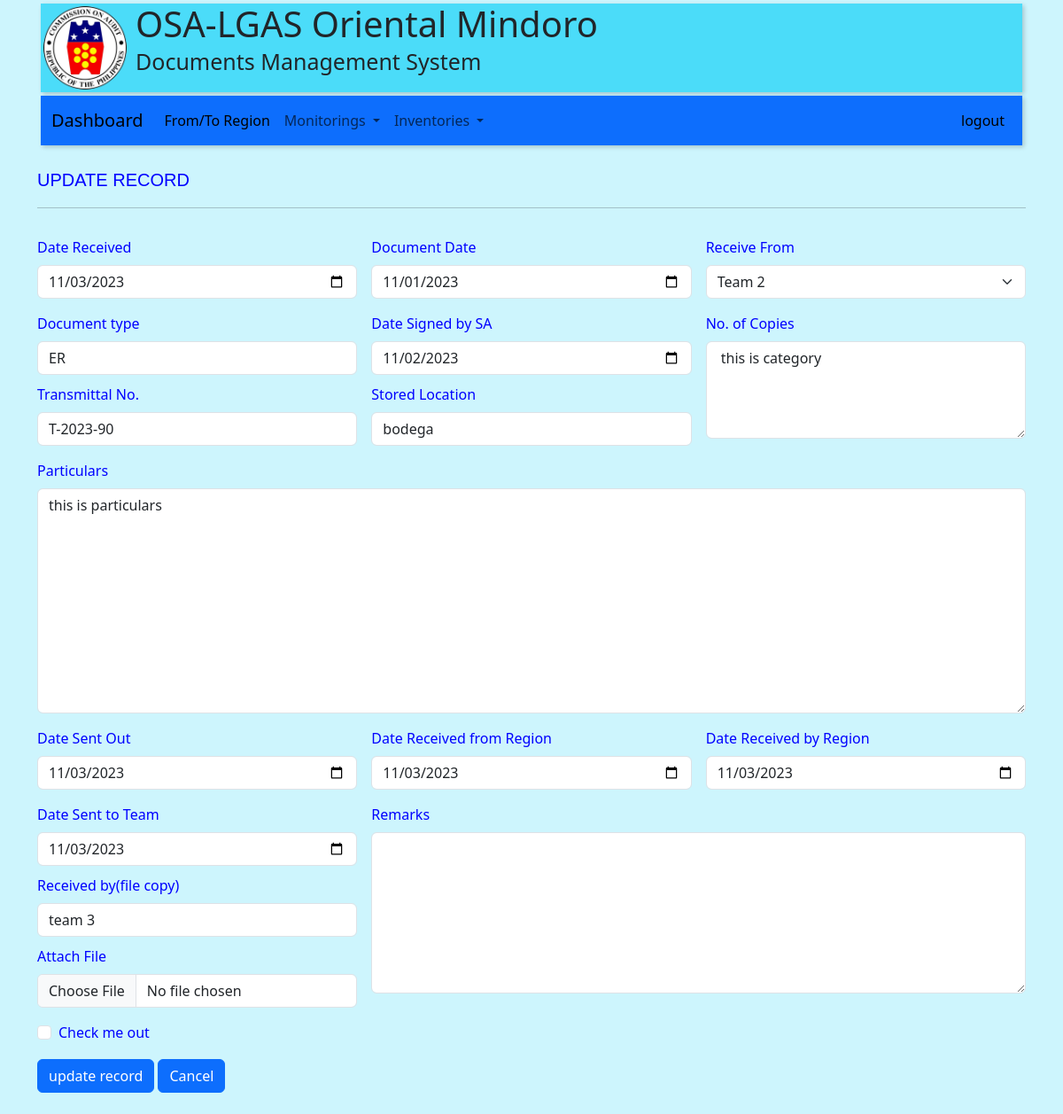
/updateTo/1 (signed in), run on the app's committed database.
### main/models.py (models this page shows, shortened)
class ToRegion(models.Model):
    created_at = models.DateTimeField(auto_now_add=True)
    date_received = models.DateField(blank=True, null=True)
    received_from =  models.CharField(max_length=50, blank=True, null=True)
    document_type =  models.CharField(max_length=100, blank=True, null=True)
    document_date = models.DateField(blank=True, null=True)
    particulars =  models.TextField(blank=True, null=True)
    copies =  models.TextField(blank=True, null=True)
    date_signed_sa =  models.DateField(blank=True, null=True)
    transmittal_number =  models.CharField(max_length=50, blank=True, null=True)
    date_sent_out =  models.DateField(blank=True, null=True)
    date_received_from_region =  models.DateField(blank=True, null=True)
    date_received_by_region =  models.DateField(blank=True, null=True)
    location_stored =  models.TextField(blank=True, null=True)
    date_sent_to_teams = models.DateField(blank=True, null=True)
    received_by_team = models.CharField(max_length=50, blank=True, null=True)
    remarks = models.TextField(blank=True, null=True)

### main/views.py (the view)
# urls.py: path('updateTo/<int:pk>', views.updateTo, name='updateTo'),
def updateTo(request, pk):
    if request.user.is_authenticated:
        updateIt = get_object_or_404(ToRegion, pk=pk)
        if updateIt.date_received:
            formatted_date_received = updateIt.date_received.strftime("%Y-%m-%d")
        else:
            formatted_date_received = None
        if updateIt.document_date:
            formatted_document_date = updateIt.document_date.strftime("%Y-%m-%d")
        else:
            formatted_document_date = None
        if updateIt.date_signed_sa:
            formatted_date_signed_sa = updateIt.date_signed_sa.strftime("%Y-%m-%d")
        else:
            formatted_date_signed_sa = None
        if updateIt.date_sent_out:
            formatted_date_sent_out = updateIt.date_sent_out.strftime("%Y-%m-%d")
        else:
            formatted_date_sent_out = None
        if updateIt.date_received_from_region:
            formatted_date_received_from_region = updateIt.date_received_from_region.strftime("%Y-%m-%d")
        else:
            formatted_date_received_from_region = None
        if updateIt.date_received_by_region:
            formatted_date_received_by_region = updateIt.date_received_by_region.strftime("%Y-%m-%d")
        else:
            formatted_date_received_by_region = None
        if updateIt.date_sent_to_teams:
            formatted_date_sent_to_teams = updateIt.date_sent_to_teams.strftime("%Y-%m-%d")
        else:
            formatted_date_sent_to_teams = None
        context = {'updateIt': updateIt,
                'formatted_date_received':formatted_date_received,
                'formatted_document_date':formatted_document_date,
                'formatted_date_signed_sa':formatted_date_signed_sa,
                'formatted_date_sent_out':formatted_date_sent_out,
                    'formatted_date_received_from_region':formatted_date_received_from_region,
                    'formatted_date_received_by_region':formatted_date_received_by_region,
                    'formatted_date_sent_to_teams':formatted_date_sent_to_teams,
                }
        if request.method == 'POST':
            records = ToRegion.objects.all()
            fromrecords = FromRegion.objects.all()
            current_record = ToRegion.objects.get(id=pk)
            form =ToRegionForm(request.POST, instance=current_record)
            if form.is_valid():
                form.save()
                messages.success(request, 'Record has been updated')
                return redirect('inout')
            return render(request,'updateToRegion.html',context)
        else:
            return render(request,'updateToRegion.html',context)

### main/templates/updateToRegion.html (shortened to what this page needs)
{% extends "base.html" %}
{%block content%}
{% if user.is_authenticated %}
    <h1 class="modal-title fs-5 form-heading " id="exampleModalLabel">UPDATE RECORD</h1>
    <hr>
    <form class="row g-3 mb-4 mt-1" method="POST" action={% url "updateTo" updateIt.id %}>
        <div class="col-md-4" >
        <label for="date_receive" class="form-label form-subheading ">Date Received</label>
        <input type="date" class="form-control" id="date_received" name="date_received" value="{{ formatted_date_received }}"required>
        </div>
        <div class="col-md-4">
        <label for="document_date" class="form-label form-subheading">Document Date</label>
        <input type="date" class="form-control" id="document_date" name="document_date"value="{{ formatted_document_date }}">
        </div>
        <div class="col-md-4">
            <label for="receive_from" class="form-label form-subheading" >Receive From</label>
            <select class="form-select" id="receive_from" name="receive_from" required>
                <option value="Team2"{% if updateIt.received_from == 'team 2' %} selected {% endif %}>Team 2</option>
            </select>
        </div>
        <div class="col-md-4">
            <label for="document_type" class="form-label form-subheading" >Document type</label>
            <input type="text" class="form-control" id="document_type" name="document_type"  value="{{updateIt.document_type}}" required>
            <label for="transmittal_no." class="form-label form-subheading" style="margin-top: 10px;" >Transmittal No.</label>
            <input type="text" class="form-control" id="transmittal_number" name="transmittal_number" value="{{updateIt.transmittal_number}}" required>
        </div>
        <div class="col-md-4">
            <label for="SA_signed" class="form-label form-subheading" id="date_signed_sa" name="date_signed_sa">Date Signed by SA</label>
            <input type="date" class="form-control" id="date_signed_sa" name="date_signed_sa" value="{{formatted_date_signed_sa}}">
            <label for="stored_location" class="form-label form-subheading" style="margin-top: 10px;">Stored Location</label>
            <input type="text" class="form-control" id="location_stored" name="location_stored" value="{{updateIt.location_stored}}" required>
        </div>
        <div class="col-4">
            <label for="copies" class="form-label form-subheading">No. of Copies</label>
            <textarea class="form-control custom-textarea" id="copies" name="copies" rows="4"> {{updateIt.copies}} </textarea>
        </div>
        <div class="col-12">
        <label for="particulars" class="form-label form-subheading">Particulars</label>
        <textarea class="form-control custom-textarea" id="particulars" name="particulars" rows="10">{{updateIt.particulars}}</textarea>
        </div>
        <div class="col-md-4">
            <label for="date_sent_out" class="form-label form-subheading">Date Sent Out</label>
            <input type="date" class="form-control" id="date_sent_out" name="date_sent_out" value="{{formatted_date_sent_out}}">
        </div>
        <div class="col-md-4">
            <label for="date_receive_from_region" class="form-label form-subheading">Date Received from Region</label>
            <input type="date" class="form-control" id="date_received_from_region" name="date_received_from_region" value="{{formatted_date_received_from_region}}">
        </div>
        <div class="col-md-4">
            <label for="date_receive_by_region" class="form-label form-subheading">Date Received by Region</label>
            <input type="date" class="form-control" id="date_received_by_region" name="date_received_by_region" value="{{formatted_date_received_by_region}}">
        </div>
        <div class="col-md-4">
            <label for="date_sent_to_team" class="form-label form-subheading">Date Sent to Team</label>
            <input type="date" class="form-control" id="date_sent_to_teams" name="date_sent_to_teams"value="{{formatted_date_sent_to_teams}}" >
            <label for="date_sent_to_team" class="form-label form-subheading" style="margin-top: 10px;">Received by(file copy) </label>
            <input type="text" class="form-control" id="dreceived_by_team" name="received_by_team" value="{{updateIt.received_by_team}}">
            <label for="attach_file" class="form-label form-subheading" style="margin-top: 10px;">Attach File</label>
            <input class="form-control" type="file" id="attach_file">
        </div>
        <div class="col-8">
            <label for="remarks" class="form-label form-subheading">Remarks</label>
            <textarea class="form-control custom-textarea" id="remarks" rows="7">{{updateIt.remarks}}</textarea>
        </div>
        <div class="col-12">
        <div class="form-check">
            <input class="form-check-input" type="checkbox" id="gridCheck">
            <label class="form-check-label form-subheading" for="gridCheck">
            Check me out
            </label>
        </div>
        </div>
        <div class="col-12">
        <button type="submit" class="btn btn-primary" id="updateToRegion" name="updateToRegion">update record</button>
        <a class="btn btn-primary" href="{% url 'inout' %}">Cancel</a>
        </div>
    </form>
{% endif %}
{% endblock %}

### static/css/myStyle.css (style rules this page uses)
.custom-bg { background-color: #CDF5FD; }
.modal-title { font-family: 'Comic Sans MS', sans-serif; }

### static/css/toRegionTitle.css (style rules this page uses)
.form-heading { color: blue; display: inline-block; margin-bottom: 0px; margin-top: 20px; }
.form-subheading { color: blue; }

### static/css/hr.css (style rules this page uses)
hr { border-top: 5px solid blue; font-weight: 600; }

### data on the page
ToRegion: receive_from "Team 2", document_type "ER", transmittal_number "T-2023-90", location_stored "bodega", copies "this is category", particulars "this is particulars", received_by_team "team 3"
